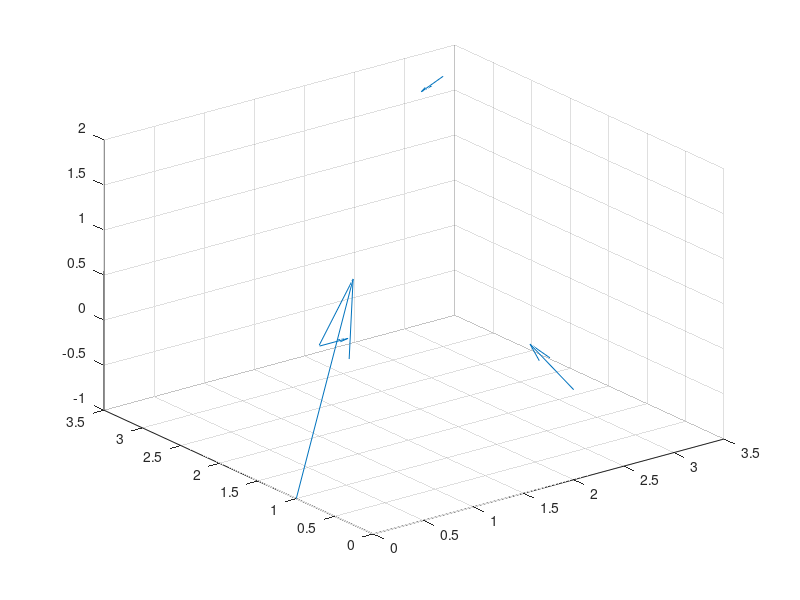

Write the MATLAB code that produced this figure.
% vectors I want to plot as rows (XSTART, YSTART, ZSTART) (XDIR, YDIR, ZDIR)
rays = [
  1 2 0  1 0 0;
  3 3 2  0 1 -1 ;
  0 1 -1  2 0 8;
  2 0 0  0 2 1;
] ;

% quiver plot
quiver3( rays( :,1 ), rays( :,2 ), rays( :,3 ), rays( :,4 ), rays( :,5 ), rays( :,6 ) );